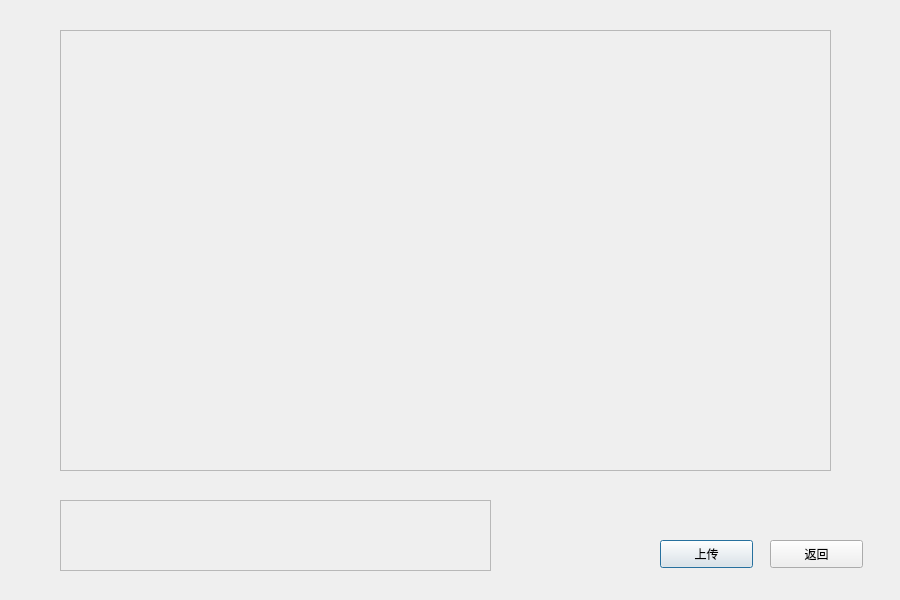
<?xml version="1.0" encoding="UTF-8"?>
<ui version="4.0">
 <class>video</class>
 <widget class="QDialog" name="video">
  <property name="geometry">
   <rect>
    <x>0</x>
    <y>0</y>
    <width>900</width>
    <height>600</height>
   </rect>
  </property>
  <property name="windowTitle">
   <string>Dialog</string>
  </property>
  <widget class="QPushButton" name="upload">
   <property name="geometry">
    <rect>
     <x>660</x>
     <y>540</y>
     <width>93</width>
     <height>28</height>
    </rect>
   </property>
   <property name="text">
    <string>上传</string>
   </property>
  </widget>
  <widget class="QPushButton" name="back">
   <property name="geometry">
    <rect>
     <x>770</x>
     <y>540</y>
     <width>93</width>
     <height>28</height>
    </rect>
   </property>
   <property name="text">
    <string>返回</string>
   </property>
  </widget>
  <widget class="QScrollArea" name="scrollArea">
   <property name="geometry">
    <rect>
     <x>60</x>
     <y>30</y>
     <width>771</width>
     <height>441</height>
    </rect>
   </property>
   <property name="widgetResizable">
    <bool>true</bool>
   </property>
   <widget class="QWidget" name="scrollAreaWidgetContents">
    <property name="geometry">
     <rect>
      <x>0</x>
      <y>0</y>
      <width>769</width>
      <height>439</height>
     </rect>
    </property>
    <widget class="QLabel" name="videoframe">
     <property name="geometry">
      <rect>
       <x>30</x>
       <y>20</y>
       <width>72</width>
       <height>15</height>
      </rect>
     </property>
     <property name="text">
      <string/>
     </property>
    </widget>
   </widget>
  </widget>
  <widget class="QScrollArea" name="scrollArea_2">
   <property name="geometry">
    <rect>
     <x>60</x>
     <y>500</y>
     <width>431</width>
     <height>71</height>
    </rect>
   </property>
   <property name="widgetResizable">
    <bool>true</bool>
   </property>
   <widget class="QWidget" name="scrollAreaWidgetContents_2">
    <property name="geometry">
     <rect>
      <x>0</x>
      <y>0</y>
      <width>429</width>
      <height>69</height>
     </rect>
    </property>
    <widget class="QLabel" name="resultlable">
     <property name="geometry">
      <rect>
       <x>20</x>
       <y>10</y>
       <width>391</width>
       <height>51</height>
      </rect>
     </property>
     <property name="font">
      <font>
       <family>微软雅黑</family>
       <pointsize>16</pointsize>
      </font>
     </property>
     <property name="text">
      <string/>
     </property>
    </widget>
   </widget>
  </widget>
 </widget>
 <resources/>
 <connections/>
</ui>
